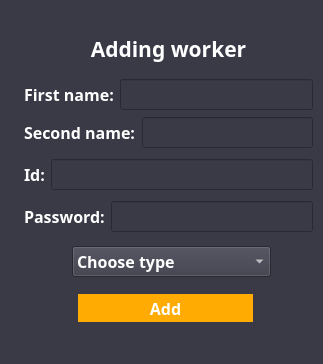
<?xml version="1.0" encoding="UTF-8"?>
<ui version="4.0">
 <class>addingWorker</class>
 <widget class="QMainWindow" name="addingWorker">
  <property name="geometry">
   <rect>
    <x>0</x>
    <y>0</y>
    <width>323</width>
    <height>364</height>
   </rect>
  </property>
  <property name="windowTitle">
   <string>Adding worker</string>
  </property>
  <property name="styleSheet">
   <string notr="true">background-color: #3a3a47;</string>
  </property>
  <widget class="QWidget" name="centralwidget">
   <widget class="QWidget" name="horizontalLayoutWidget_2">
    <property name="geometry">
     <rect>
      <x>24</x>
      <y>156</y>
      <width>289</width>
      <height>37</height>
     </rect>
    </property>
    <layout class="QHBoxLayout" name="hl_id">
     <item>
      <widget class="QLabel" name="lbl_id">
       <property name="font">
        <font>
         <family>Century Gothic</family>
         <pointsize>12</pointsize>
         <weight>75</weight>
         <bold>true</bold>
        </font>
       </property>
       <property name="styleSheet">
        <string notr="true">color: rgb(255, 255, 255);</string>
       </property>
       <property name="text">
        <string>Id:</string>
       </property>
      </widget>
     </item>
     <item>
      <widget class="QLineEdit" name="le_id">
       <property name="font">
        <font>
         <family>Century Gothic</family>
         <pointsize>12</pointsize>
         <weight>75</weight>
         <bold>true</bold>
        </font>
       </property>
       <property name="styleSheet">
        <string notr="true">color: rgb(255, 255, 255);</string>
       </property>
      </widget>
     </item>
    </layout>
   </widget>
   <widget class="QWidget" name="verticalLayoutWidget">
    <property name="geometry">
     <rect>
      <x>24</x>
      <y>78</y>
      <width>289</width>
      <height>73</height>
     </rect>
    </property>
    <layout class="QVBoxLayout" name="vl_name">
     <item>
      <layout class="QHBoxLayout" name="hl_Fname">
       <item>
        <widget class="QLabel" name="lbl_Fname">
         <property name="font">
          <font>
           <family>Century Gothic</family>
           <pointsize>12</pointsize>
           <weight>75</weight>
           <bold>true</bold>
          </font>
         </property>
         <property name="styleSheet">
          <string notr="true">color: rgb(255, 255, 255);</string>
         </property>
         <property name="text">
          <string>First name:</string>
         </property>
        </widget>
       </item>
       <item>
        <widget class="QLineEdit" name="le_Fname">
         <property name="font">
          <font>
           <family>Century Gothic</family>
           <pointsize>12</pointsize>
           <weight>75</weight>
           <bold>true</bold>
          </font>
         </property>
         <property name="styleSheet">
          <string notr="true">color: rgb(255, 255, 255);</string>
         </property>
        </widget>
       </item>
      </layout>
     </item>
     <item>
      <layout class="QHBoxLayout" name="hl_Sname">
       <item>
        <widget class="QLabel" name="lbl_Sname">
         <property name="font">
          <font>
           <family>Century Gothic</family>
           <pointsize>12</pointsize>
           <weight>75</weight>
           <bold>true</bold>
          </font>
         </property>
         <property name="styleSheet">
          <string notr="true">color: rgb(255, 255, 255);</string>
         </property>
         <property name="text">
          <string>Second name:</string>
         </property>
        </widget>
       </item>
       <item>
        <widget class="QLineEdit" name="le_Sname">
         <property name="font">
          <font>
           <family>Century Gothic</family>
           <pointsize>12</pointsize>
           <weight>75</weight>
           <bold>true</bold>
          </font>
         </property>
         <property name="styleSheet">
          <string notr="true">color: rgb(255, 255, 255);</string>
         </property>
        </widget>
       </item>
      </layout>
     </item>
    </layout>
   </widget>
   <widget class="QLabel" name="lbl_title">
    <property name="geometry">
     <rect>
      <x>60</x>
      <y>30</y>
      <width>217</width>
      <height>37</height>
     </rect>
    </property>
    <property name="sizePolicy">
     <sizepolicy hsizetype="Preferred" vsizetype="Preferred">
      <horstretch>0</horstretch>
      <verstretch>0</verstretch>
     </sizepolicy>
    </property>
    <property name="font">
     <font>
      <family>Century Gothic</family>
      <pointsize>16</pointsize>
      <weight>75</weight>
      <bold>true</bold>
     </font>
    </property>
    <property name="whatsThis">
     <string/>
    </property>
    <property name="styleSheet">
     <string notr="true">color: rgb(255, 255, 255);</string>
    </property>
    <property name="text">
     <string>Adding worker</string>
    </property>
    <property name="alignment">
     <set>Qt::AlignCenter</set>
    </property>
   </widget>
   <widget class="QPushButton" name="btn_add">
    <property name="geometry">
     <rect>
      <x>558</x>
      <y>666</y>
      <width>163</width>
      <height>31</height>
     </rect>
    </property>
    <property name="font">
     <font>
      <family>Century Gothic</family>
      <pointsize>14</pointsize>
      <weight>75</weight>
      <bold>true</bold>
      <underline>false</underline>
      <strikeout>false</strikeout>
     </font>
    </property>
    <property name="styleSheet">
     <string notr="true">QPushButton{
  background-color: rgb(255, 171, 2);
  border: none;
  color: white;
  text-decoration: none;
  display: inline-block;
  cursor: pointer;
}
QPushButton:hover{
	background-color: rgb(255, 137, 2);
	color: rgb(217, 217, 217);
}</string>
    </property>
    <property name="text">
     <string>add/change</string>
    </property>
    <property name="autoDefault">
     <bool>false</bool>
    </property>
    <property name="default">
     <bool>false</bool>
    </property>
    <property name="flat">
     <bool>false</bool>
    </property>
   </widget>
   <widget class="QComboBox" name="cb_type">
    <property name="geometry">
     <rect>
      <x>72</x>
      <y>246</y>
      <width>199</width>
      <height>31</height>
     </rect>
    </property>
    <property name="maximumSize">
     <size>
      <width>16777215</width>
      <height>16777215</height>
     </size>
    </property>
    <property name="font">
     <font>
      <family>Century Gothic</family>
      <pointsize>12</pointsize>
      <weight>75</weight>
      <bold>true</bold>
     </font>
    </property>
    <property name="styleSheet">
     <string notr="true">color: #FFF;</string>
    </property>
    <item>
     <property name="text">
      <string>Choose type</string>
     </property>
    </item>
    <item>
     <property name="text">
      <string>Manager</string>
     </property>
    </item>
    <item>
     <property name="text">
      <string>Programmer</string>
     </property>
    </item>
    <item>
     <property name="text">
      <string>Designer</string>
     </property>
    </item>
   </widget>
   <widget class="QWidget" name="horizontalLayoutWidget_3">
    <property name="geometry">
     <rect>
      <x>24</x>
      <y>198</y>
      <width>289</width>
      <height>37</height>
     </rect>
    </property>
    <layout class="QHBoxLayout" name="hl_id_2">
     <item>
      <widget class="QLabel" name="lbl_id_2">
       <property name="font">
        <font>
         <family>Century Gothic</family>
         <pointsize>12</pointsize>
         <weight>75</weight>
         <bold>true</bold>
        </font>
       </property>
       <property name="styleSheet">
        <string notr="true">color: rgb(255, 255, 255);</string>
       </property>
       <property name="text">
        <string>Password:</string>
       </property>
      </widget>
     </item>
     <item>
      <widget class="QLineEdit" name="le_id_2">
       <property name="font">
        <font>
         <family>Century Gothic</family>
         <pointsize>12</pointsize>
         <weight>75</weight>
         <bold>true</bold>
        </font>
       </property>
       <property name="styleSheet">
        <string notr="true">color: rgb(255, 255, 255);</string>
       </property>
      </widget>
     </item>
    </layout>
   </widget>
   <widget class="QPushButton" name="lbl_add">
    <property name="geometry">
     <rect>
      <x>78</x>
      <y>294</y>
      <width>175</width>
      <height>28</height>
     </rect>
    </property>
    <property name="font">
     <font>
      <family>Century Gothic</family>
      <pointsize>12</pointsize>
      <weight>75</weight>
      <bold>true</bold>
      <underline>false</underline>
      <strikeout>false</strikeout>
     </font>
    </property>
    <property name="styleSheet">
     <string notr="true">QPushButton{
  background-color: rgb(255, 171, 2);
  border: none;
  color: white;
  text-decoration: none;
  display: inline-block;
  cursor: pointer;
}
QPushButton:hover{
    background-color: rgb(255, 137, 2);
    color: rgb(217, 217, 217);
}</string>
    </property>
    <property name="text">
     <string>Add</string>
    </property>
   </widget>
  </widget>
  <widget class="QStatusBar" name="statusbar"/>
 </widget>
 <resources/>
 <connections/>
</ui>
